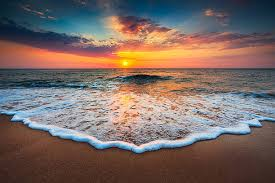
#> input picture practice wave.jpg, 275 x 183 px
$ python wave_analysis_contour.py
#> lines starting #> are read from the running program, lines starting #| are printed output that depends on the picture; after the words box and inside, x2 and y2 are one past the last pixel; in counts of white or black regions, pixels touching at a corner belong together
import cv2
import numpy as np
import matplotlib.pyplot as plt

# Load the image
image_path = 'practice wave.jpg'
img = cv2.imread(image_path)
#> img is the input picture: shape (183, 275, 3); mean B, G, R 99.5, 105, 121.7

if img is None:
    print(f"Error: Could not load image from {image_path}")
    exit(1)

# Convert to grayscale
gray = cv2.cvtColor(img, cv2.COLOR_BGR2GRAY)
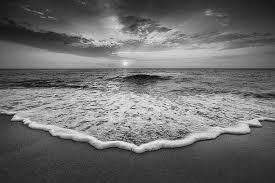
#> gray: shape (183, 275); min 5, max 246, mean 109.3

# Apply Gaussian blur to reduce noise
blurred = cv2.GaussianBlur(gray, (5, 5), 0)
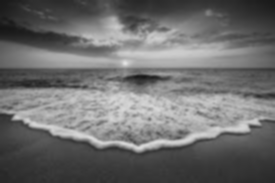
#> blurred: shape (183, 275); min 21, max 227, mean 109.3

# Apply threshold to create a binary image
_, binary = cv2.threshold(blurred, 100, 255, cv2.THRESH_BINARY_INV)
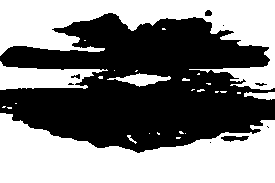
#> binary: shape (183, 275); 49.9% white; 27 white regions (21 under 20 px)

# Find contours
contours, _ = cv2.findContours(binary, cv2.RETR_EXTERNAL, cv2.CHAIN_APPROX_SIMPLE)
#> contours = 27 contours, 22 with area under 20; largest, box (x1, y1, x2, y2) and area: (0, 113, 275, 183) 12218, (0, 0, 275, 90) 9652, (0, 61, 108, 90) 1640, (107, 73, 171, 87) 348, (244, 92, 275, 100) 136

# Find the largest contour (assuming it's the wave)
if contours:
    largest_contour = max(contours, key=cv2.contourArea)
#> largest_contour = contour of 128 points, box (x1, y1, x2, y2) (0, 113, 275, 183), area 12218

    # Get the bounding rectangle of the contour
    x, y, w, h = cv2.boundingRect(largest_contour)
#> x = 0; y = 113; w = 275; h = 70

    # Find the middle of the image
    middle_x = img.shape[1] // 2
#> middle_x = 137

    # Check if the middle point is inside the contour's x-range
    if x <= middle_x <= x + w:
        # Find all points of the contour
        contour_points = largest_contour.reshape(-1, 2)
#> contour_points = 128 pairs, first value 0 to 274, second value 113 to 182

        # Filter points near the middle x-coordinate
        tolerance = 10  # Pixels around the middle to consider
        middle_points = contour_points[np.abs(contour_points[:, 0] - middle_x) <= tolerance]
#> middle_points = [[145, 150], [143, 152], [140, 152], [139, 153], [137, 153], [136, 152], [135, 152], [134, 151], [133, 151], [132, 150], [130, 150], [129, 149]]

        if len(middle_points) > 0:
            # Find top and bottom points in the middle region
            top_y = np.min(middle_points[:, 1])
#> top_y = 149
            bottom_y = np.max(middle_points[:, 1])
#> bottom_y = 153

            # Calculate wave height
            wave_height_pixels = bottom_y - top_y
#> wave_height_pixels = 4
            print(f"Wave height in the middle: {wave_height_pixels} pixels")
#| Wave height in the middle: 4 pixels

            # Draw the contour and height measurement
            result_img = img.copy()
            cv2.drawContours(result_img, [largest_contour], -1, (0, 255, 0), 2)
            cv2.line(result_img, (middle_x, int(top_y)), (middle_x, int(bottom_y)), (0, 0, 255), 2)
#> result_img: shape (183, 275, 3); mean B, G, R 96.6, 111.8, 119.1
            cv2.putText(result_img, f"Height: {wave_height_pixels}px",
                       (middle_x + 10, int((top_y + bottom_y) // 2)),
                       cv2.FONT_HERSHEY_SIMPLEX, 0.7, (0, 0, 255), 2)
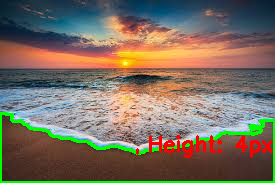
#> result_img: shape (183, 275, 3); mean B, G, R 95.1, 109.7, 121.7

            # Display the results
            plt.figure(figsize=(15, 10))

            plt.subplot(231)
            plt.title('Original Image')
            plt.imshow(cv2.cvtColor(img, cv2.COLOR_BGR2RGB))

            plt.subplot(232)
            plt.title('Grayscale')
            plt.imshow(gray, cmap='gray')

            plt.subplot(233)
            plt.title('Binary')
            plt.imshow(binary, cmap='gray')

            plt.subplot(234)
            plt.title('Detected Contour')
            contour_img = np.zeros_like(gray)
            cv2.drawContours(contour_img, [largest_contour], -1, 255, 2)
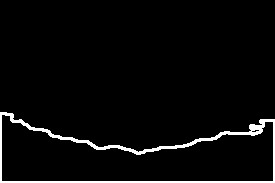
#> contour_img: shape (183, 275); 3.7% white; 1 white region, box (x1, y1, x2, y2) and area: (0, 112, 275, 183) 1887
            plt.imshow(contour_img, cmap='gray')

            plt.subplot(235)
            plt.title('Wave Height Measurement')
            plt.imshow(cv2.cvtColor(result_img, cv2.COLOR_BGR2RGB))

            # Plot the contour points
            plt.subplot(236)
            plt.title('Contour Points')
            plt.scatter(contour_points[:, 0], contour_points[:, 1], s=1, c='blue')
            plt.scatter(middle_points[:, 0], middle_points[:, 1], s=3, c='red')
            plt.axvline(x=middle_x, color='g', linestyle='-', alpha=0.5)
            plt.axhline(y=top_y, color='r', linestyle='-', alpha=0.5)
            plt.axhline(y=bottom_y, color='r', linestyle='-', alpha=0.5)
            plt.gca().invert_yaxis()  # Invert y-axis to match image coordinates

            plt.tight_layout()
            plt.savefig('wave_analysis_contour_result.png')
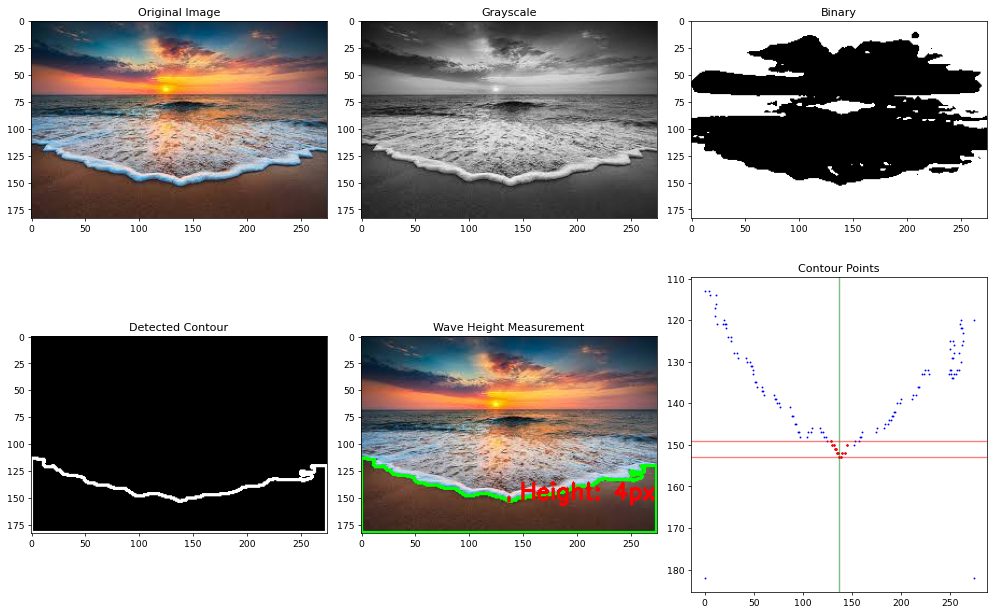
#> figure drawn by matplotlib, 6 panels
            plt.show()
        else:
            print("No contour points found near the middle of the image")
    else:
        print("The largest contour does not intersect with the middle of the image")
else:
    print("No contours detected in the image")
